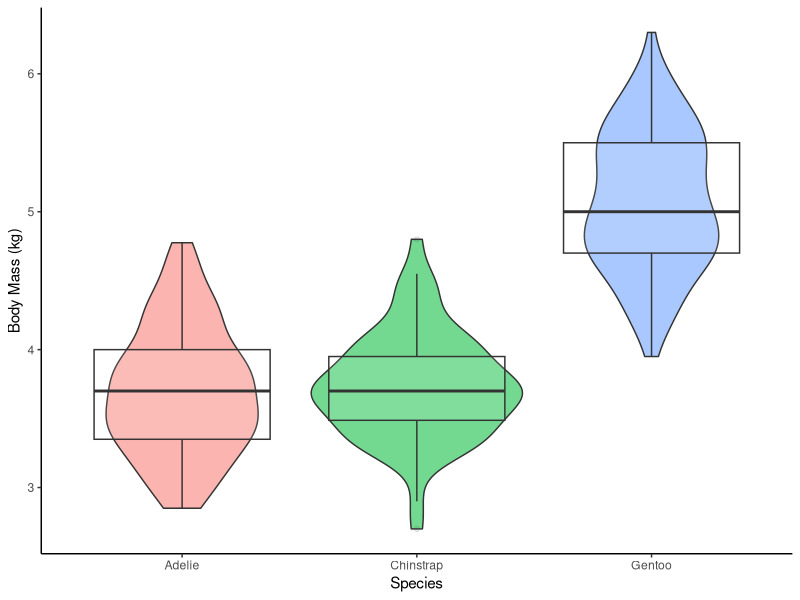

Reproduce this figure in R.
## ---- chunk 1
knitr::opts_chunk$set(echo = TRUE)

library(tidyverse)
library(palmerpenguins)
library(beeswarm)

## ---- chunk 2
ggplot(penguins, aes(x = species, y = body_mass_g / 1000)) +
  geom_violin(aes(fill = species, alpha = 0.3), show.legend = F) +
  geom_boxplot(alpha = 0.1) +
  theme_classic() +
  labs(x = "Species", y = "Body Mass (kg)")
  
